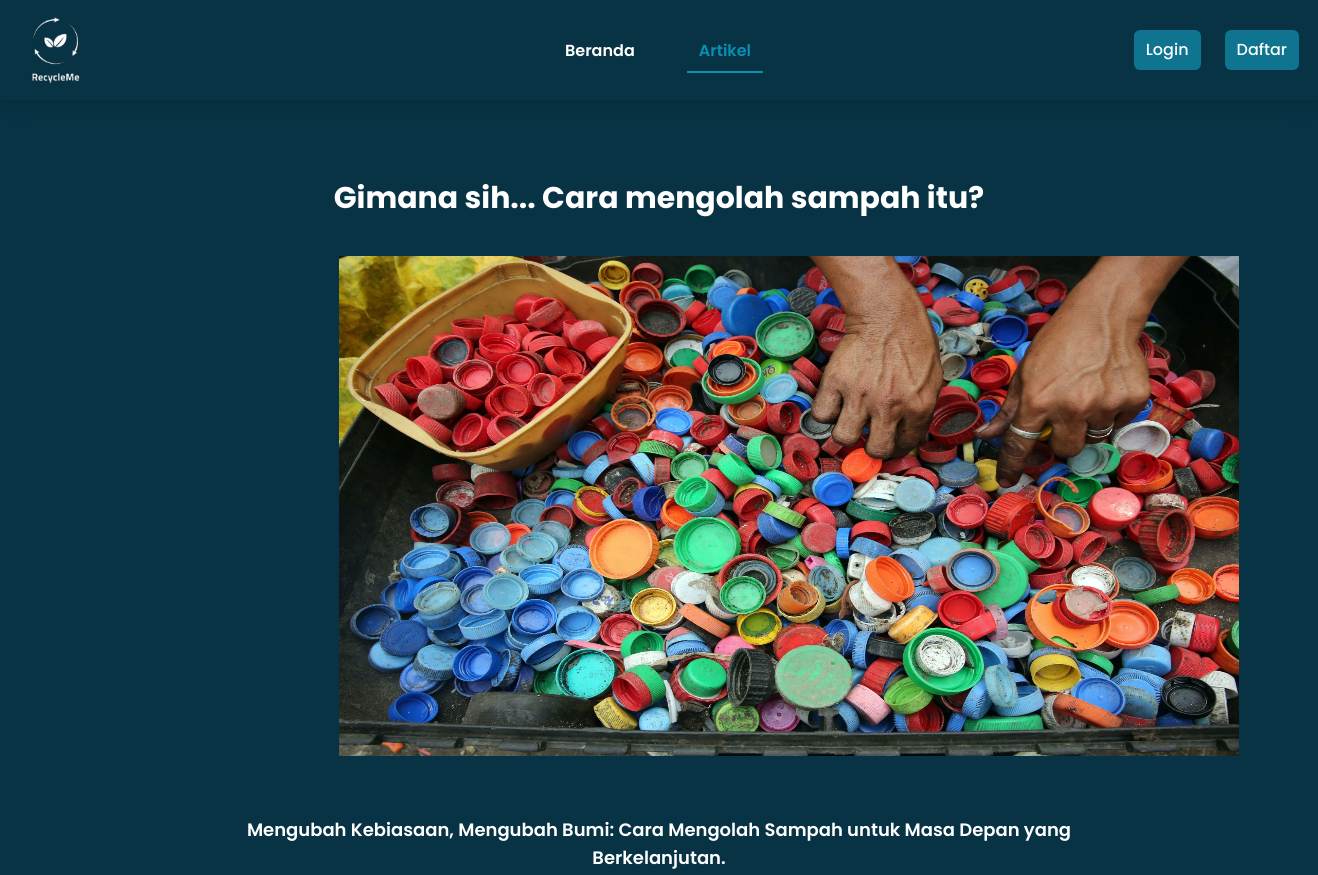
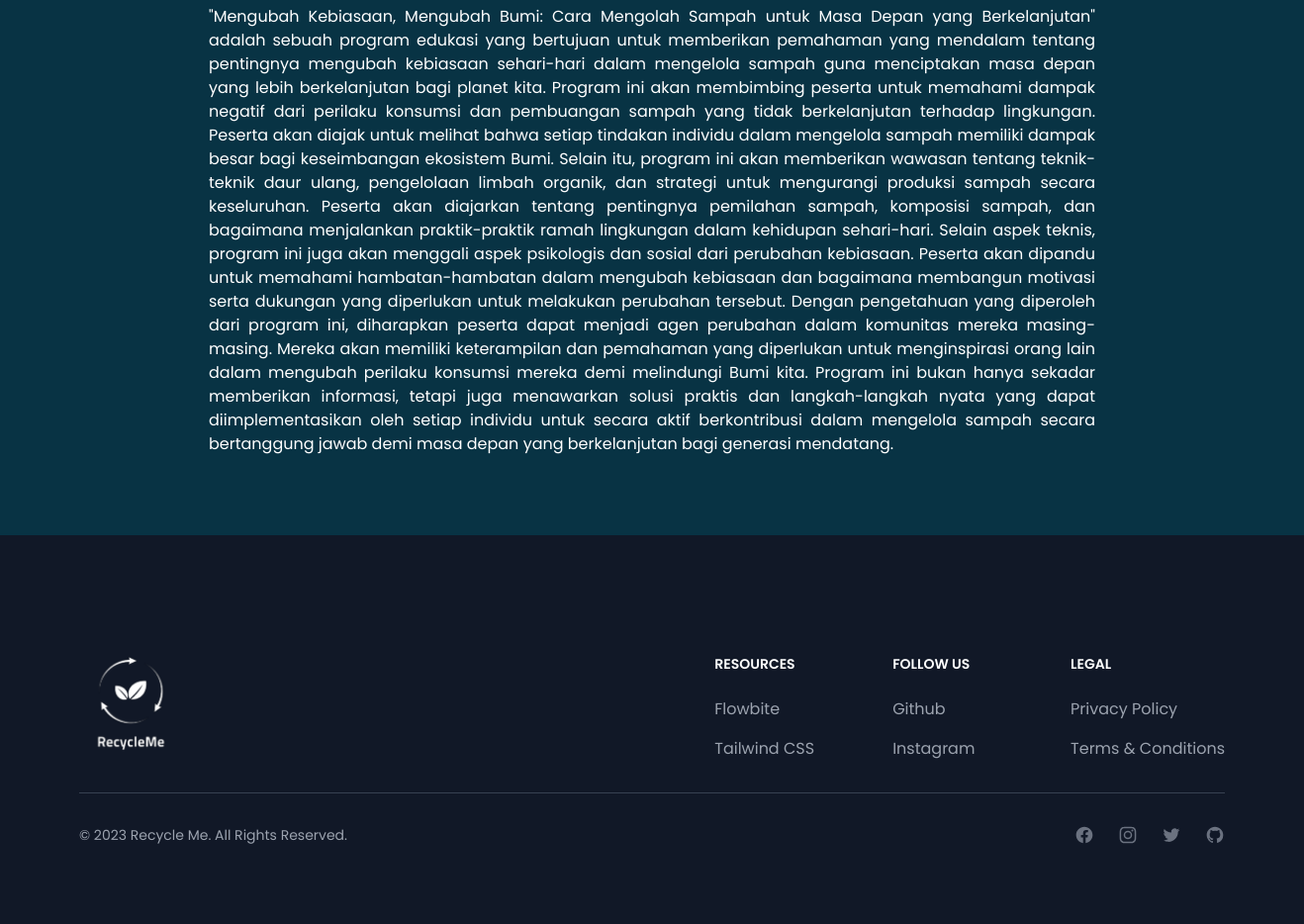
The app's page /view-edukasi-before.php?id=1 with its own data (2 pictures, top to bottom).
### tables this page shows
CREATE TABLE `edukasi` (
  `id` bigint(20) NOT NULL,
  `title` varchar(255) NOT NULL,
  `subtitle` varchar(255) NOT NULL,
  `content` longtext NOT NULL,
  `image` varchar(255) NOT NULL,
  `created_at` timestamp NOT NULL DEFAULT current_timestamp(),
  `updated_at` timestamp NOT NULL DEFAULT current_timestamp()
);

### include/Database.php (called while the page is built, shortened)
<?php
class Database
{
    private $host = "localhost";
    private $username = "root";
    private $password = "";
    private $dbname = "ass3";
    private $port = "3306";
    public function __construct()
    {
        $this->conn = new mysqli($this->host, $this->username, $this->password, $this->dbname, $this->port);
    }
}
?>

### include/Post.php (called while the page is built, shortened)
<?php
require_once "Database.php";
class Edukasi extends Database
{
    public function getEdukasiById($id)
    {
        $query = "SELECT * FROM edukasi WHERE id =?";
        $stmt = $this->conn->prepare($query);
        $stmt->bind_param("i", $id,) ;
        $result = $stmt->execute() ;
        $result = $stmt->get_result();
        return $result->fetch_object();
    }
}
?>

### view-edukasi-before.php (the view, shortened to what this page needs)
<?php
require_once dirname(__FILE__) . "/include/Post.php";
if ($_SERVER["REQUEST_METHOD"] === "GET") {
    $id = $_GET["id"];
    $Edukasi = new Edukasi();
    $data = $Edukasi->getEdukasiById($id);
}
    ?>
<html lang="en">
<head>
    <script src="https://cdn.tailwindcss.com"></script>
    <link rel="stylesheet" href="global.css">
</head>
    <body class="bg-cyan-950">
    <nav class="relative z-10 sticky top-0 bg-cyan-950 shadow-lg">
        <div class="mx-auto max-w-7xl">
            <div class="relative flex h-[100px] items-center justify-between ">
                <div class="flex align-center flex-1 items-center justify-center sm:items-stretch sm:justify-start">
                    <div class="flex flex-shrink-0 items-center">
                        <img class="h-[70px] w-auto sm:mr-20" src="aset/bg rm.png" alt="Your Company">
                    </div>
                    <div class="hidden sm:ml-96 sm:block mt-4">
                        <div class="flex space-x-10 ">
                            <a href="landing-page.php" class=" text-white hover:border-b-2   px-3 py-2 text-md font-semibold"
                                aria-current="page">Beranda</a>
                                <div class="relative">
                                    <a href="#"><button id="artikelDropdown"
                                        class="text-cyan-600 border-b-2 border-cyan-600 px-3 py-2 text-md font-semibold"
                                        aria-haspopup="true">
                                        Artikel
                                    </button></a>
                                </div>
                        </div>
                    </div>
                </div>
                <div class="absolute inset-y-0 right-0 flex items-center pr-2 sm:static sm:inset-auto ml-6 sm:pr-0">
                    <a class="bg-cyan-700 text-md font-medium px-3 py-2 rounded-md text-white hover:bg-cyan-600 focus:ring-2 focus:ring-cyan-500"
                        href="login.php">Login</a>
                </div>
                <div class="absolute inset-y-0 right-0 flex items-center pr-2 sm:static sm:inset-auto ml-6 sm:pr-0">
                    <a class="bg-cyan-700 text-md font-medium px-3 py-2 rounded-md text-white hover:bg-cyan-600 focus:ring-2 focus:ring-cyan-500"
                        href="regist.php">Daftar</a>
                </div>
            </div>
        </div>
    </nav>
        <div class="container mx-auto bg-cyan-950 mb-20">
            <div class="mt-20  justify-center items-center">
            <p class=" text-3xl text-white text-center font-bold mb-10"><?= $data->title ?></p>
                <img src= <?= $data->image ?> class=" w-[900px] h-[500px] ml-80 mb-5">
                <div class="px-48 pt-10">
                    <p class="text-lg text-white text-center font-semibold mb-2">
                    <?= $data->subtitle ?>
                    </p>
                    <p class="text-base text-white text-center text-justify"><?= $data->content ?>
                </div>
            </div>
        </div>
<footer class="p-20 bg-gray-900">
    <div class="mx-auto max-w-screen-xl mt-10">
        <div class="md:flex md:justify-between">
            <div class="mb-6 md:mb-0">
                <a href="#" class="flex items-center">
                    <img src="aset/bg rm.png" class="h-[100px]" alt="FlowBite Logo" />
                </a>
            </div>
            <div class="grid grid-cols-2 gap-8 sm:gap-6 sm:grid-cols-3">
                <div>
                    <h2 class="mb-6 text-sm font-semibold uppercase text-white">Resources</h2>
                    <ul class="text-gray-400">
                        <li class="mb-4">
                            <a href="#" class="hover:underline">Flowbite</a>
                        </li>
                        <li>
                            <a href="#" class="hover:underline">Tailwind CSS</a>
                        </li>
                    </ul>
                </div>
                <div>
                    <h2 class="mb-6 text-sm font-semibold uppercase text-white">Follow us</h2>
                    <ul class="text-gray-400">
                        <li class="mb-4">
                            <a href="#" class="hover:underline ">Github</a>
                        </li>
                        <li>
                            <a href="#" class="hover:underline">Instagram</a>
                        </li>
                    </ul>
                </div>
                <div>
                    <h2 class="mb-6 text-sm font-semibold uppercase text-white">Legal</h2>
                    <ul class="text-gray-400">
                        <li class="mb-4">
                            <a href="#" class="hover:underline">Privacy Policy</a>
                        </li>
                        <li>
                            <a href="#" class="hover:underline">Terms &amp; Conditions</a>
                        </li>
                    </ul>
                </div>
            </div>
        </div>
        <hr class="my-6 sm:mx-auto border-gray-700 lg:my-8" />
        <div class="sm:flex sm:items-center sm:justify-between">
            <span class="text-sm sm:text-center text-gray-400">© 2023 <a
                    href="#" class="hover:underline">Recycle Me</a>. All Rights Reserved.
            </span>
            <div class="flex mt-4 space-x-6 sm:justify-center sm:mt-0">
                <a href="#" class="text-gray-500 hover:text-white">
                </a>
                <a href="#" class="text-gray-500 hover:text-white">
                </a>
                <a href="#" class="text-gray-500 hover:text-white">
                </a>
                <a href="#" class="text-gray-500 hover:text-white">
                </a>
            </div>
        </div>
    </div>
</footer>
</body>
</html>

### records on screen
edukasi: title "Gimana sih... Cara mengolah sampah itu?", image (picture), subtitle "Mengubah Kebiasaan, Mengubah Bumi: Cara Mengolah Sampah untuk Masa Depan yang Berkelanjutan.", content "\"Mengubah Kebiasaan, Mengubah Bumi: Cara Mengolah Sampah untuk Masa Depan yang Berkelanjutan\" adalah sebuah program edukasi yang bertujuan untuk memberikan pemahaman yang mendalam tentang pentingnya mengubah kebiasaan sehari-hari dalam mengelola sampah guna menciptakan masa depan yang lebih berkelanjutan bagi planet kita. Program ini akan membimbing peserta untuk memahami dampak negatif dari perilaku konsumsi dan pembuangan sampah yang tidak berkelanjutan terhadap lingkungan. Peserta akan diajak untuk melihat bahwa setiap tindakan individu dalam mengelola sampah memiliki dampak besar bagi keseimbangan ekosistem Bumi. Selain itu, program ini akan memberikan wawasan tentang teknik-teknik daur…"
